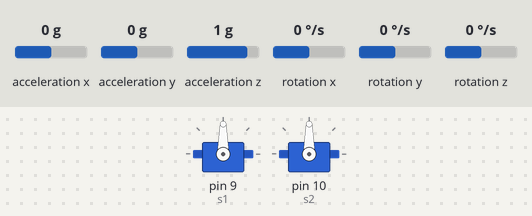
The sketch below on a simulated Arduino Nano, built with avr-gcc and run on an emulated ATmega328P. Shown: 2 × servo. The test bench sets the inputs (shaded band); at power-on: acceleration x 0 g, acceleration y 0 g, acceleration z 1 g, rotation x 0 °/s, rotation y 0 °/s, rotation z 0 °/s.

Above: at 1.2 s.
1.3 s: acceleration x set to -1.4 g
At 1.8 s:
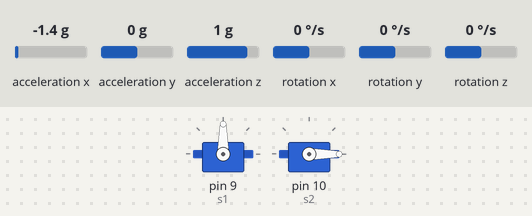
2.8 s: acceleration y set to -1.4 g
At 3.9 s:
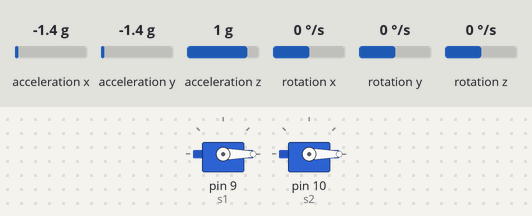
4.3 s: acceleration x set to -0.8 g
At 5.5 s:
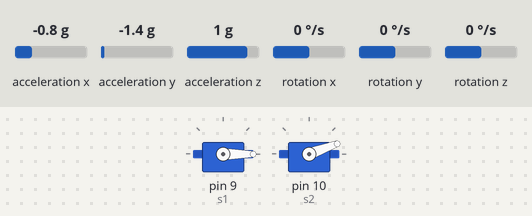
5.8 s: acceleration y set to -0.8 g
At 6.4 s:
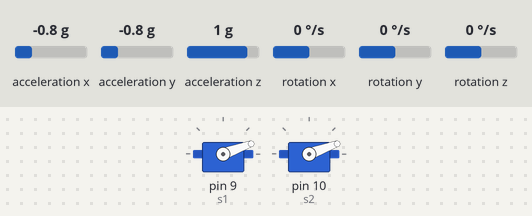
7.3 s: acceleration x set to 0 g
At 8.5 s:
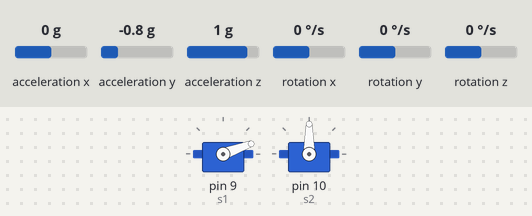
8.8 s: acceleration y set to 0.8 g
At 10.1 s:
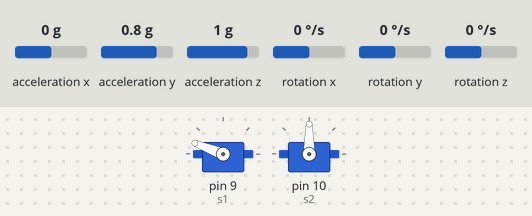
Timing chart, 0 to 11.3 s (numbered marks = the images above; inputs shaded):
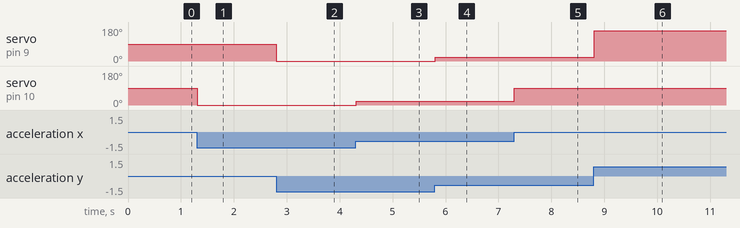

Measured:
- after the input at 1.3 s, servo on pin 10 (s2): 90° → 0° at once
- after the input at 2.8 s, servo on pin 9 (s1): 90° → 0° at once
- after the input at 4.3 s, servo on pin 10 (s2): 0° → 20° at once
- after the input at 5.8 s, servo on pin 9 (s1): 0° → 20° at once
- after the input at 7.3 s, servo on pin 10 (s2): 20° → 90° at once
- after the input at 8.8 s, servo on pin 9 (s1): 20° → 159° at once

The sketch:

mpu6050code.ino
```cpp
#include <Wire.h>
#include <MPU6050.h>
#include <Servo.h>

MPU6050 mpu;
Servo s1, s2;

void setup() {
  Wire.begin();
  mpu.initialize();
  s1.attach(9);
  s2.attach(10);
}

void loop() {
  int16_t x, y, z;
  mpu.getAcceleration(&x, &y, &z);

  s1.write(map(y, -17000, 17000, 0, 180));
  s2.write(map(x, -17000, 17000, 0, 180));

  delay(15);
}
```
